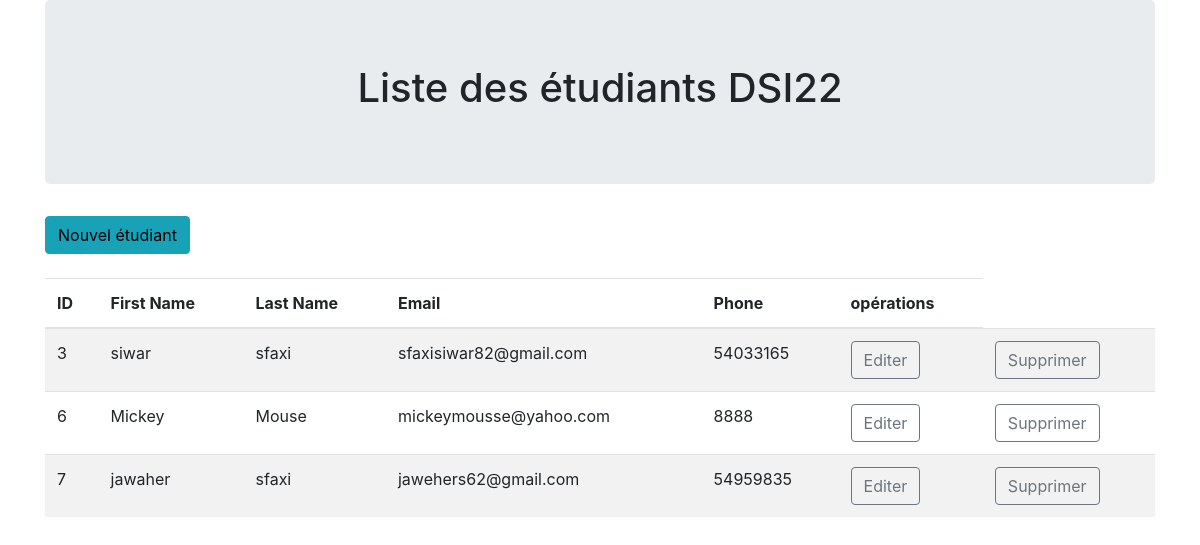
The page / on the database its author committed.
### tables this page shows
CREATE TABLE IF NOT EXISTS `students` (
  `Id` smallint(5) UNSIGNED NOT NULL AUTO_INCREMENT,
  `firstname` varchar(50) NOT NULL,
  `lastname` varchar(50) NOT NULL,
  `email` varchar(50) NOT NULL,
  `phone` int(10) UNSIGNED NOT NULL,
  PRIMARY KEY (`Id`)
);

### index.php (the view, shortened to what this page needs)
<!DOCTYPE html>
<html lang="en">
<head>
    <link rel="stylesheet" href="https://maxcdn.bootstrapcdn.com/bootstrap/4.3.1/css/bootstrap.min.css">
</head>
<body>
<div class="container">
    <div class="jumbotron">
    <h1 class="text-center">Liste des étudiants DSI22</h1>
    </div>
    <button type="submit" class="btn btn-info" >
            <a href="create.php" style="color:black">Nouvel étudiant</a> </button><br><br>
<table class="table table-striped">
    <thead>
        <tr>
            <th>ID</th>
            <th>First Name</th>
            <th>Last Name</th>
            <th>Email</th>
            <th>Phone</th>
            <th>opérations</th>
        </tr>
    </thead>
        <?php
        include 'dbconnection.php';
        $rep = $connection->prepare("SELECT * FROM students");
        $rep->execute();
        while($data = $rep->fetch()){
            echo '<tr>';
            echo '<td>'.$data['Id'].'</td>' ;
            echo '<td>'.$data['firstname'].'</td>' ;
            echo '<td>'.$data['lastname'].'</td>' ;
            echo '<td>'.$data['email'].'</td>' ;
            echo '<td>'.$data['phone'].'</td>' ;
            echo '<td><a href="edit.php?id='.$data['Id'].'" class="btn btn-outline-secondary">Editer</a></td>';
            echo '<td><a href="delete.php?id='.$data['Id'].'" class="btn btn-outline-secondary">Supprimer</a></td>';
            echo '</tr>';
        }
        ?>
    </table>
</div>
</body>
</html>

### rows shown on the page
students: Id "3", firstname "siwar", lastname "sfaxi", email "sfaxisiwar82@gmail.com", phone "54033165"
students: Id "6", firstname "Mickey", lastname "Mouse", email "mickeymousse@yahoo.com", phone "8888"
students: Id "7", firstname "jawaher", lastname "sfaxi", email "jawehers62@gmail.com", phone "54959835"
